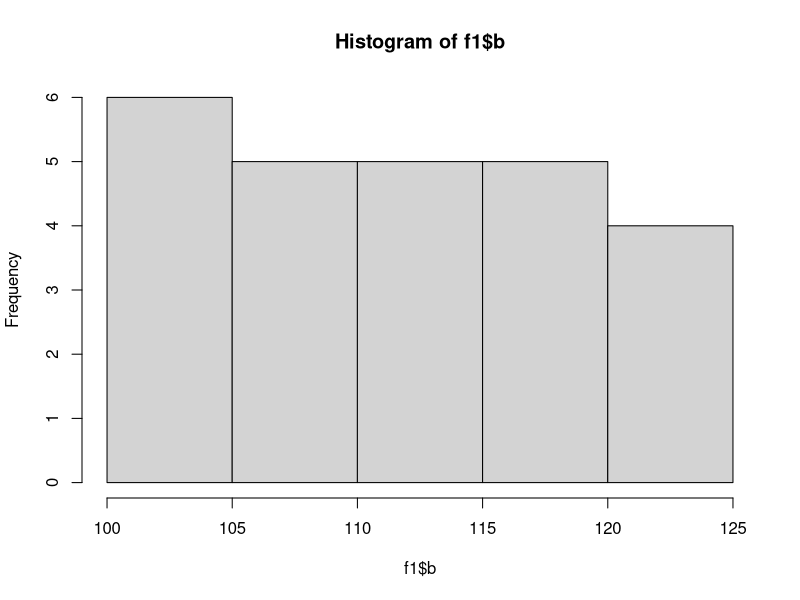

Generate this figure with R:
# Data Frames

a <- 1:25
b <- 100:124
c <- rep("abc", 25)
f1 <- data.frame(col1 = a,b,c)

library(reshape2)
hist(f1$b)

print(dim(f1))

# print(f1[f1$.b > 2, 3:1])
print(f1[20,2])
